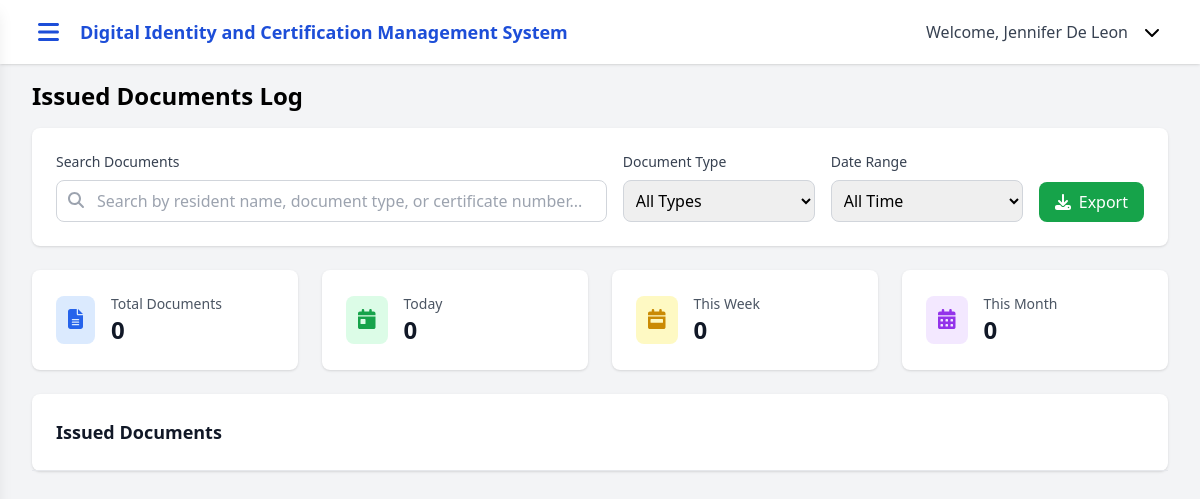
/issued_documents.php (signed in), run on the app's committed database.
### tables this page shows
CREATE TABLE `system_settings` (
  `id` int(11) NOT NULL AUTO_INCREMENT,
  `setting_key` varchar(100) NOT NULL,
  `setting_value` text DEFAULT NULL,
  `description` text DEFAULT NULL,
  `created_at` timestamp NOT NULL DEFAULT current_timestamp(),
  `updated_at` timestamp NOT NULL DEFAULT current_timestamp() ON UPDATE current_timestamp(),
  PRIMARY KEY (`id`),
  UNIQUE KEY `setting_key` (`setting_key`),
  UNIQUE KEY `uk_setting_key` (`setting_key`),
  KEY `idx_setting_key` (`setting_key`)
);

CREATE TABLE `users` (
  `id` int(11) NOT NULL AUTO_INCREMENT,
  `username` varchar(50) NOT NULL,
  `email` varchar(100) NOT NULL,
  `password` varchar(255) NOT NULL,
  `first_name` varchar(100) NOT NULL,
  `last_name` varchar(100) NOT NULL,
  `role` varchar(20) NOT NULL DEFAULT 'secretary',
  `reset_token` varchar(100) DEFAULT NULL,
  `reset_token_expires_at` datetime DEFAULT NULL,
  `created_at` timestamp NOT NULL DEFAULT current_timestamp(),
  `updated_at` timestamp NOT NULL DEFAULT current_timestamp() ON UPDATE current_timestamp(),
  PRIMARY KEY (`id`),
  UNIQUE KEY `username` (`username`),
  UNIQUE KEY `email` (`email`),
  KEY `idx_username` (`username`),
  KEY `idx_email` (`email`),
  KEY `idx_reset_token` (`reset_token`)
);

### issued_documents.php (the view, shortened to what this page needs)
<?php
$conn = new mysqli(DB_HOST, DB_USER, DB_PASS, DB_NAME);
$user_id = $_SESSION['user_id'];
$user_first_name = '';
$user_last_name = '';
$stmt = $conn->prepare('SELECT first_name, last_name FROM users WHERE id = ?');
$stmt->bind_param('i', $user_id);
$stmt->execute();
$stmt->bind_result($user_first_name, $user_last_name);
$user_full_name = trim($user_first_name . ' ' . $user_last_name);
$system_title = 'Resident Information and Certification Management System';
$title_result = $conn->query("SELECT setting_value FROM system_settings WHERE setting_key='system_title' LIMIT 1");
if ($title_result && $title_row = $title_result->fetch_assoc()) {
    if (!empty($title_row['setting_value'])) {
        $system_title = $title_row['setting_value'];
    }
}
?>
<!DOCTYPE html>
<html lang="en">
<head>
    <script src="https://cdn.tailwindcss.com"></script>
    <link rel="stylesheet" href="https://cdnjs.cloudflare.com/ajax/libs/font-awesome/6.5.2/css/all.min.css" />
    <link rel="stylesheet" href="https://cdnjs.cloudflare.com/ajax/libs/tabulator/5.5.2/css/tabulator.min.css" />
</head>
<body class="bg-gray-100 min-h-screen flex flex-col">
    <nav class="fixed top-0 left-0 right-0 z-30 bg-white shadow flex items-center justify-between h-16 px-4 md:px-8">
        <div class="flex items-center gap-2">
            <button id="menuBtn" class="h-8 w-8 mr-2 flex items-center justify-center text-blue-700 focus:outline-none">
                <i class="fas fa-bars text-2xl"></i>
            </button>
            <span class="font-bold text-lg text-blue-700"><?php echo htmlspecialchars($system_title); ?></span>
        </div>
        <div class="relative flex items-center gap-2">
            <span class="hidden sm:inline text-gray-700 font-medium">Welcome, <?php echo htmlspecialchars($user_full_name); ?></span>
            <button id="userDropdownBtn" class="focus:outline-none flex items-center gap-1 px-2 py-1 rounded hover:bg-gray-100">
                <i class="fas fa-chevron-down"></i>
            </button>
        </div>
    </nav>
    <div class="flex-1 transition-all duration-300 ease-in-out p-2 md:px-0 md:pt-4 mt-16 flex flex-col items-center">
        <div class="w-full px-4 md:px-8">
            <div class="flex items-center mb-4">
                <h1 class="text-2xl font-bold">Issued Documents Log</h1>
            </div>
            <div class="bg-white rounded-lg shadow mb-6 p-6">
                <div class="flex flex-col md:flex-row gap-4">
                    <div class="flex-1">
                        <label class="block text-sm font-medium text-gray-700 mb-2">Search Documents</label>
                        <div class="relative">
                            <input type="text" id="searchInput" placeholder="Search by resident name, document type, or certificate number..."
                                   class="w-full pl-10 pr-4 py-2 border border-gray-300 rounded-lg focus:ring-2 focus:ring-blue-500 focus:border-blue-500">
                            <i class="fas fa-search absolute left-3 top-3 text-gray-400"></i>
                        </div>
                    </div>
                    <div class="md:w-48">
                        <label class="block text-sm font-medium text-gray-700 mb-2">Document Type</label>
                        <select id="documentTypeFilter" class="w-full p-2 border border-gray-300 rounded-lg focus:ring-2 focus:ring-blue-500">
                            <option value="">All Types</option>
                        </select>
                    </div>
                    <div class="md:w-48">
                        <label class="block text-sm font-medium text-gray-700 mb-2">Date Range</label>
                        <select id="dateRangeFilter" class="w-full p-2 border border-gray-300 rounded-lg focus:ring-2 focus:ring-blue-500">
                            <option value="">All Time</option>
                        </select>
                    </div>
                    <div class="flex items-end">
                        <button onclick="exportDocuments()" class="bg-green-600 text-white px-4 py-2 rounded-lg hover:bg-green-700 transition-colors">
                            <i class="fas fa-download mr-2"></i>Export
                        </button>
                    </div>
                </div>
            </div>
            <div class="grid grid-cols-1 md:grid-cols-2 lg:grid-cols-4 gap-6 mb-6">
                <div class="bg-white rounded-lg shadow p-6">
                    <div class="flex items-center">
                        <div class="bg-blue-100 p-3 rounded-lg mr-4">
                            <i class="fas fa-file-alt text-blue-600 text-xl"></i>
                        </div>
                        <div>
                            <p class="text-sm text-gray-600">Total Documents</p>
                            <p class="text-2xl font-bold text-gray-900" id="totalDocuments">0</p>
                        </div>
                    </div>
                </div>
                <div class="bg-white rounded-lg shadow p-6">
                    <div class="flex items-center">
                        <div class="bg-green-100 p-3 rounded-lg mr-4">
                            <i class="fas fa-calendar-day text-green-600 text-xl"></i>
                        </div>
                        <div>
                            <p class="text-sm text-gray-600">Today</p>
                            <p class="text-2xl font-bold text-gray-900" id="todayDocuments">0</p>
                        </div>
                    </div>
                </div>
                <div class="bg-white rounded-lg shadow p-6">
                    <div class="flex items-center">
                        <div class="bg-yellow-100 p-3 rounded-lg mr-4">
                            <i class="fas fa-calendar-week text-yellow-600 text-xl"></i>
                        </div>
                        <div>
                            <p class="text-sm text-gray-600">This Week</p>
                            <p class="text-2xl font-bold text-gray-900" id="weekDocuments">0</p>
                        </div>
                    </div>
                </div>
                <div class="bg-white rounded-lg shadow p-6">
                    <div class="flex items-center">
                        <div class="bg-purple-100 p-3 rounded-lg mr-4">
                            <i class="fas fa-calendar-alt text-purple-600 text-xl"></i>
                        </div>
                        <div>
                            <p class="text-sm text-gray-600">This Month</p>
                            <p class="text-2xl font-bold text-gray-900" id="monthDocuments">0</p>
                        </div>
                    </div>
                </div>
            </div>
            <div class="bg-white rounded-lg shadow">
                <div class="p-6 border-b border-gray-200">
                    <h3 class="text-lg font-semibold text-gray-900">Issued Documents</h3>
                </div>
            </div>
        </div>
    </div>
</body>
</html>

### data on the page
system_settings: setting_value "Digital Identity and Certification Management System"
users: user_full_name "Jennifer De Leon"
